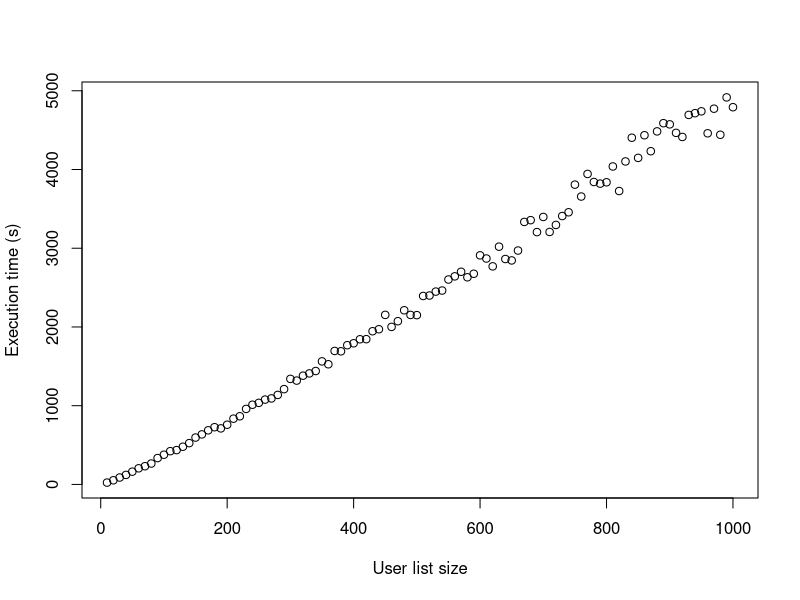

Generate this figure with R:
library(data.table);
library(matrixStats);
js_data <- read.csv(file = "data-generation/javascript-data.csv");
data <- data.frame(ID = js_data[, 1],
Medians = rowMedians(as.matrix(js_data[, -1])));
jpeg(file = "out/plot.jpeg")
plot(data[, 1], data[, 2],
xlab = "User list size", ylab = "Execution time (s)");
dev.off();
print(data);